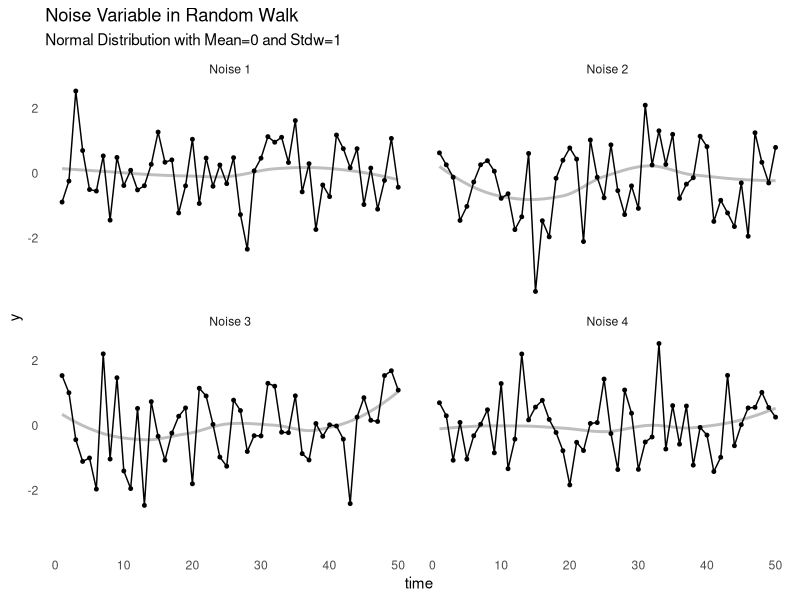
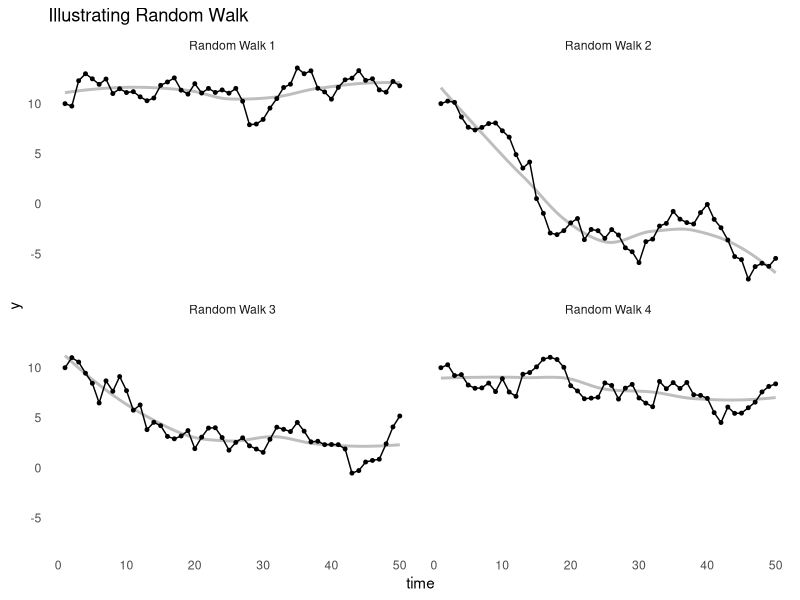
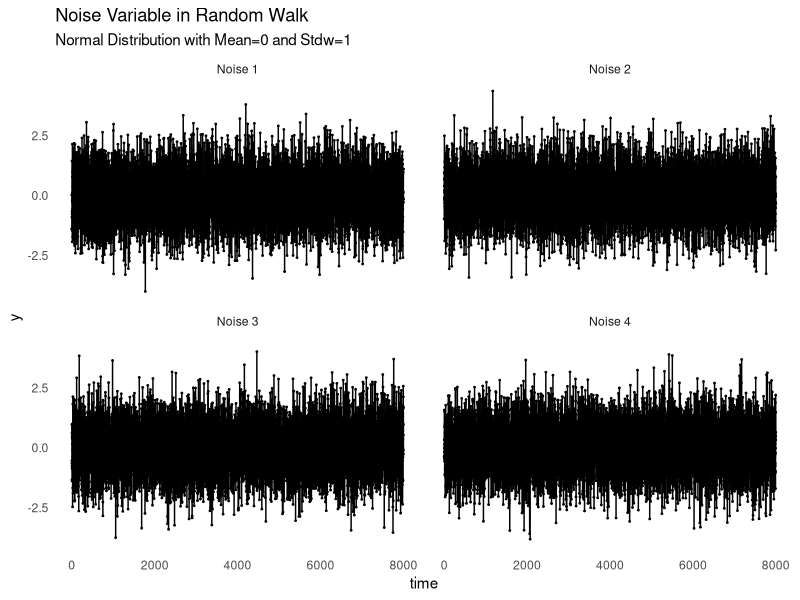
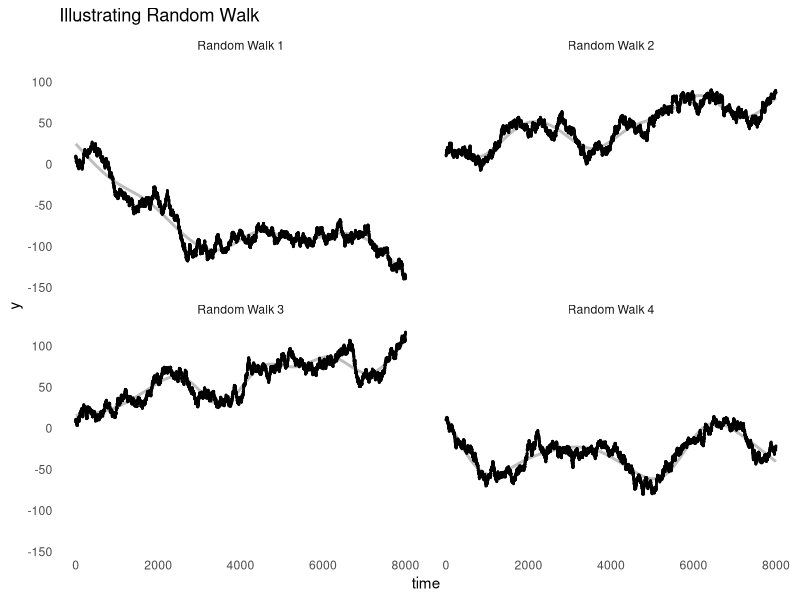

Here is the R script that generated these plots, in order:


# ------------------------------------------------------------------------------------------------
# Title:  Random Walk
# Autor:  Dominik Peter
# Date:   2017-04-01
# ------------------------------------------------------------------------------------------------

rm(list=ls())

library(ggplot2)
library(dplyr)

randomWalk <- function(n, start = 10, mu = 0, sd = 1){
  white <- rnorm(n, mean = mu, sd = sd)
  t <- 1:n
  y <- vector(mode = "double", length = n)
  y[1] <- start #start
  for (i in 2:n) {
    y[i] <- y[i-1] + white[i]
  }
  data.frame(noise = white, y = y, t = 1:n)
}


# ----------------------------------------------
plotWalk <- function(N=100, pointSize = 1) {
  walks <- list()
  for(i in 1:4) walks[[i]] <- randomWalk(N)
  
  lapply(walks, function(x) c(var(x$y[1:length(x$y)/2]),
                              var(x$y[1:length(x$y)])))
  
  list(noise = 
  bind_rows(walks, .id = "id") %>% 
    mutate(walk = paste("Noise", id)) %>% 
    ggplot(aes(x=t, y=noise, group=1)) +
    geom_smooth(se = FALSE, color = "grey") +
    geom_point(size=pointSize) + 
    geom_line() +
    facet_wrap(~walk) +
    theme_minimal() +
    theme(plot.background = element_blank(),
          panel.grid = element_blank()) +
    ylab("y") +
    xlab("time") +
    ggtitle("Noise Variable in Random Walk",
            subtitle = "Normal Distribution with Mean=0 and Stdw=1"),
  
  walk = 
  bind_rows(walks, .id = "id") %>% 
    mutate(walk = paste("Random Walk", id)) %>% 
    ggplot(aes(x=t, y=y, group=1)) +
    geom_smooth(se = FALSE, color = "grey") +
    geom_point(size=pointSize) + 
    geom_line() +
    facet_wrap(~walk) +
    theme_minimal() +
    theme(plot.background = element_blank(),
          panel.grid = element_blank()) +
    ylab("y") +
    xlab("time") +
    ggtitle("Illustrating Random Walk")
  )
}


plots <- plotWalk(50)
plots[['noise']]
plots[['walk']]


plots <- plotWalk(8000, pointSize = 0.3)
plots[['noise']]
plots[['walk']]
